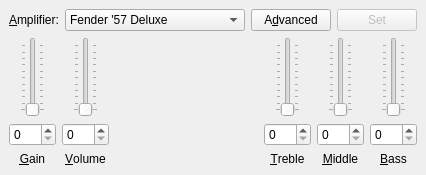
<?xml version="1.0" encoding="UTF-8"?>
<ui version="4.0">
 <class>Amplifier</class>
 <widget class="QMainWindow" name="Amplifier">
  <property name="geometry">
   <rect>
    <x>0</x>
    <y>0</y>
    <width>400</width>
    <height>175</height>
   </rect>
  </property>
  <property name="windowTitle">
   <string>Amplifier</string>
  </property>
  <property name="accessibleName">
   <string>Amplifier's settings window</string>
  </property>
  <property name="accessibleDescription">
   <string>Allows you to set amplifier's settings</string>
  </property>
  <widget class="QWidget" name="centralwidget">
   <layout class="QVBoxLayout" name="verticalLayout_6">
    <item>
     <layout class="QHBoxLayout" name="horizontalLayout_2">
      <item>
       <widget class="QLabel" name="label_6">
        <property name="text">
         <string>&amp;Amplifier:</string>
        </property>
        <property name="buddy">
         <cstring>comboBox</cstring>
        </property>
       </widget>
      </item>
      <item>
       <widget class="QComboBox" name="comboBox">
        <property name="sizePolicy">
         <sizepolicy hsizetype="MinimumExpanding" vsizetype="Fixed">
          <horstretch>0</horstretch>
          <verstretch>0</verstretch>
         </sizepolicy>
        </property>
        <property name="minimumSize">
         <size>
          <width>180</width>
          <height>0</height>
         </size>
        </property>
        <property name="accessibleName">
         <string>Amplifier</string>
        </property>
        <property name="accessibleDescription">
         <string>Allows you to choose amplifier to emulate</string>
        </property>
        <property name="maxVisibleItems">
         <number>12</number>
        </property>
        <item>
         <property name="text">
          <string>Fender '57 Deluxe</string>
         </property>
        </item>
        <item>
         <property name="text">
          <string>Fender '59 Bassman</string>
         </property>
        </item>
        <item>
         <property name="text">
          <string>Fender '57 Champ</string>
         </property>
        </item>
        <item>
         <property name="text">
          <string>Fender '65 Deluxe Reverb</string>
         </property>
        </item>
        <item>
         <property name="text">
          <string>Fender '65 Princeton</string>
         </property>
        </item>
        <item>
         <property name="text">
          <string>Fender '65 Twin Reverb</string>
         </property>
        </item>
        <item>
         <property name="text">
          <string>Fender Super-Sonic</string>
         </property>
        </item>
        <item>
         <property name="text">
          <string>British 60's</string>
         </property>
        </item>
        <item>
         <property name="text">
          <string>British 70's</string>
         </property>
        </item>
        <item>
         <property name="text">
          <string>British 80's</string>
         </property>
        </item>
        <item>
         <property name="text">
          <string>American 90's</string>
         </property>
        </item>
        <item>
         <property name="text">
          <string>Metal 2000</string>
         </property>
        </item>
       </widget>
      </item>
      <item>
       <spacer name="horizontalSpacer_2">
        <property name="orientation">
         <enum>Qt::Horizontal</enum>
        </property>
        <property name="sizeHint" stdset="0">
         <size>
          <width>40</width>
          <height>20</height>
         </size>
        </property>
       </spacer>
      </item>
      <item>
       <widget class="QPushButton" name="advancedButton">
        <property name="accessibleName">
         <string>Advanced button</string>
        </property>
        <property name="accessibleDescription">
         <string>Opens window winth advanced settings</string>
        </property>
        <property name="text">
         <string>A&amp;dvanced</string>
        </property>
       </widget>
      </item>
      <item>
       <widget class="QPushButton" name="setButton">
        <property name="enabled">
         <bool>false</bool>
        </property>
        <property name="sizePolicy">
         <sizepolicy hsizetype="Expanding" vsizetype="Fixed">
          <horstretch>0</horstretch>
          <verstretch>0</verstretch>
         </sizepolicy>
        </property>
        <property name="accessibleName">
         <string>Set button</string>
        </property>
        <property name="accessibleDescription">
         <string>Sends changes to the amplifier</string>
        </property>
        <property name="text">
         <string>Set</string>
        </property>
        <property name="shortcut">
         <string>Return</string>
        </property>
       </widget>
      </item>
     </layout>
    </item>
    <item>
     <layout class="QHBoxLayout" name="horizontalLayout">
      <item>
       <layout class="QVBoxLayout" name="verticalLayout">
        <item alignment="Qt::AlignHCenter">
         <widget class="QSlider" name="dial">
          <property name="accessibleName">
           <string>Gain dial</string>
          </property>
          <property name="accessibleDescription">
           <string>Allows you to choose gain level</string>
          </property>
          <property name="maximum">
           <number>255</number>
          </property>
          <property name="tickPosition">
           <enum>QSlider::TicksBothSides</enum>
          </property>
          <property name="tickInterval">
           <number>25</number>
          </property>
          <property name="notchTarget" stdset="0">
           <double>12.750000000000000</double>
          </property>
          <property name="notchesVisible" stdset="0">
           <bool>true</bool>
          </property>
         </widget>
        </item>
        <item>
         <widget class="QSpinBox" name="spinBox">
          <property name="accessibleName">
           <string>Gain box</string>
          </property>
          <property name="accessibleDescription">
           <string>Allows you to precisely enter the level of gain</string>
          </property>
          <property name="maximum">
           <number>255</number>
          </property>
         </widget>
        </item>
        <item>
         <widget class="QLabel" name="label">
          <property name="text">
           <string>&amp;Gain</string>
          </property>
          <property name="alignment">
           <set>Qt::AlignCenter</set>
          </property>
          <property name="buddy">
           <cstring>spinBox</cstring>
          </property>
         </widget>
        </item>
       </layout>
      </item>
      <item>
       <layout class="QVBoxLayout" name="verticalLayout_2">
        <item alignment="Qt::AlignHCenter">
         <widget class="QSlider" name="dial_2">
          <property name="accessibleName">
           <string>Volume dial</string>
          </property>
          <property name="accessibleDescription">
           <string>Allows you to choose volume level</string>
          </property>
          <property name="maximum">
           <number>255</number>
          </property>
          <property name="tickPosition">
           <enum>QSlider::TicksBothSides</enum>
          </property>
          <property name="tickInterval">
           <number>25</number>
          </property>
          <property name="notchTarget" stdset="0">
           <double>12.750000000000000</double>
          </property>
          <property name="notchesVisible" stdset="0">
           <bool>true</bool>
          </property>
         </widget>
        </item>
        <item>
         <widget class="QSpinBox" name="spinBox_2">
          <property name="accessibleName">
           <string>Volume box</string>
          </property>
          <property name="accessibleDescription">
           <string>Allows you to precisely enter the level of volume</string>
          </property>
          <property name="maximum">
           <number>255</number>
          </property>
         </widget>
        </item>
        <item>
         <widget class="QLabel" name="label_2">
          <property name="text">
           <string>&amp;Volume</string>
          </property>
          <property name="alignment">
           <set>Qt::AlignCenter</set>
          </property>
          <property name="buddy">
           <cstring>spinBox_2</cstring>
          </property>
         </widget>
        </item>
       </layout>
      </item>
      <item>
       <spacer name="horizontalSpacer">
        <property name="orientation">
         <enum>Qt::Horizontal</enum>
        </property>
        <property name="sizeHint" stdset="0">
         <size>
          <width>40</width>
          <height>20</height>
         </size>
        </property>
       </spacer>
      </item>
      <item>
       <layout class="QVBoxLayout" name="verticalLayout_3">
        <item alignment="Qt::AlignHCenter">
         <widget class="QSlider" name="dial_3">
          <property name="accessibleName">
           <string>Treble dial</string>
          </property>
          <property name="accessibleDescription">
           <string>Allows you to choose treble level</string>
          </property>
          <property name="maximum">
           <number>255</number>
          </property>
          <property name="tickPosition">
           <enum>QSlider::TicksBothSides</enum>
          </property>
          <property name="tickInterval">
           <number>25</number>
          </property>
          <property name="notchTarget" stdset="0">
           <double>12.750000000000000</double>
          </property>
          <property name="notchesVisible" stdset="0">
           <bool>true</bool>
          </property>
         </widget>
        </item>
        <item>
         <widget class="QSpinBox" name="spinBox_3">
          <property name="accessibleName">
           <string>Treble box</string>
          </property>
          <property name="accessibleDescription">
           <string>Allows you to precisely enter the level of treble</string>
          </property>
          <property name="maximum">
           <number>255</number>
          </property>
         </widget>
        </item>
        <item>
         <widget class="QLabel" name="label_3">
          <property name="text">
           <string>&amp;Treble</string>
          </property>
          <property name="alignment">
           <set>Qt::AlignCenter</set>
          </property>
          <property name="buddy">
           <cstring>spinBox_3</cstring>
          </property>
         </widget>
        </item>
       </layout>
      </item>
      <item>
       <layout class="QVBoxLayout" name="verticalLayout_4">
        <item alignment="Qt::AlignHCenter">
         <widget class="QSlider" name="dial_4">
          <property name="accessibleName">
           <string>Middle tones dial</string>
          </property>
          <property name="accessibleDescription">
           <string>Allows you to choose middle tones level</string>
          </property>
          <property name="maximum">
           <number>255</number>
          </property>
          <property name="tickPosition">
           <enum>QSlider::TicksBothSides</enum>
          </property>
          <property name="tickInterval">
           <number>25</number>
          </property>
          <property name="notchTarget" stdset="0">
           <double>12.750000000000000</double>
          </property>
          <property name="notchesVisible" stdset="0">
           <bool>true</bool>
          </property>
         </widget>
        </item>
        <item>
         <widget class="QSpinBox" name="spinBox_4">
          <property name="accessibleName">
           <string>Middle tones box</string>
          </property>
          <property name="accessibleDescription">
           <string>Allows you to precisely enter the level of middle tones</string>
          </property>
          <property name="maximum">
           <number>255</number>
          </property>
         </widget>
        </item>
        <item>
         <widget class="QLabel" name="label_4">
          <property name="text">
           <string>&amp;Middle</string>
          </property>
          <property name="alignment">
           <set>Qt::AlignCenter</set>
          </property>
          <property name="buddy">
           <cstring>spinBox_4</cstring>
          </property>
         </widget>
        </item>
       </layout>
      </item>
      <item>
       <layout class="QVBoxLayout" name="verticalLayout_5">
        <item alignment="Qt::AlignHCenter">
         <widget class="QSlider" name="dial_5">
          <property name="accessibleName">
           <string>Bass dial</string>
          </property>
          <property name="accessibleDescription">
           <string>Allows you to choose the bass level</string>
          </property>
          <property name="maximum">
           <number>255</number>
          </property>
          <property name="tickPosition">
           <enum>QSlider::TicksBothSides</enum>
          </property>
          <property name="tickInterval">
           <number>25</number>
          </property>
          <property name="notchTarget" stdset="0">
           <double>12.750000000000000</double>
          </property>
          <property name="notchesVisible" stdset="0">
           <bool>true</bool>
          </property>
         </widget>
        </item>
        <item>
         <widget class="QSpinBox" name="spinBox_5">
          <property name="accessibleName">
           <string>Bass box</string>
          </property>
          <property name="accessibleDescription">
           <string>Allows you to precisely enter the level of bass</string>
          </property>
          <property name="maximum">
           <number>255</number>
          </property>
         </widget>
        </item>
        <item>
         <widget class="QLabel" name="label_5">
          <property name="text">
           <string>&amp;Bass</string>
          </property>
          <property name="alignment">
           <set>Qt::AlignCenter</set>
          </property>
          <property name="buddy">
           <cstring>spinBox_5</cstring>
          </property>
         </widget>
        </item>
       </layout>
      </item>
     </layout>
    </item>
   </layout>
  </widget>
 </widget>
 <resources/>
 <connections>
  <connection>
   <sender>dial</sender>
   <signal>valueChanged(int)</signal>
   <receiver>spinBox</receiver>
   <slot>setValue(int)</slot>
   <hints>
    <hint type="sourcelabel">
     <x>89</x>
     <y>87</y>
    </hint>
    <hint type="destinationlabel">
     <x>89</x>
     <y>115</y>
    </hint>
   </hints>
  </connection>
  <connection>
   <sender>spinBox</sender>
   <signal>valueChanged(int)</signal>
   <receiver>dial</receiver>
   <slot>setValue(int)</slot>
   <hints>
    <hint type="sourcelabel">
     <x>89</x>
     <y>115</y>
    </hint>
    <hint type="destinationlabel">
     <x>89</x>
     <y>83</y>
    </hint>
   </hints>
  </connection>
  <connection>
   <sender>dial_2</sender>
   <signal>valueChanged(int)</signal>
   <receiver>spinBox_2</receiver>
   <slot>setValue(int)</slot>
   <hints>
    <hint type="sourcelabel">
     <x>178</x>
     <y>88</y>
    </hint>
    <hint type="destinationlabel">
     <x>178</x>
     <y>115</y>
    </hint>
   </hints>
  </connection>
  <connection>
   <sender>spinBox_2</sender>
   <signal>valueChanged(int)</signal>
   <receiver>dial_2</receiver>
   <slot>setValue(int)</slot>
   <hints>
    <hint type="sourcelabel">
     <x>178</x>
     <y>115</y>
    </hint>
    <hint type="destinationlabel">
     <x>178</x>
     <y>88</y>
    </hint>
   </hints>
  </connection>
  <connection>
   <sender>dial_3</sender>
   <signal>valueChanged(int)</signal>
   <receiver>spinBox_3</receiver>
   <slot>setValue(int)</slot>
   <hints>
    <hint type="sourcelabel">
     <x>205</x>
     <y>88</y>
    </hint>
    <hint type="destinationlabel">
     <x>207</x>
     <y>115</y>
    </hint>
   </hints>
  </connection>
  <connection>
   <sender>spinBox_3</sender>
   <signal>valueChanged(int)</signal>
   <receiver>dial_3</receiver>
   <slot>setValue(int)</slot>
   <hints>
    <hint type="sourcelabel">
     <x>253</x>
     <y>115</y>
    </hint>
    <hint type="destinationlabel">
     <x>251</x>
     <y>88</y>
    </hint>
   </hints>
  </connection>
  <connection>
   <sender>dial_4</sender>
   <signal>valueChanged(int)</signal>
   <receiver>spinBox_4</receiver>
   <slot>setValue(int)</slot>
   <hints>
    <hint type="sourcelabel">
     <x>89</x>
     <y>197</y>
    </hint>
    <hint type="destinationlabel">
     <x>89</x>
     <y>224</y>
    </hint>
   </hints>
  </connection>
  <connection>
   <sender>spinBox_4</sender>
   <signal>valueChanged(int)</signal>
   <receiver>dial_4</receiver>
   <slot>setValue(int)</slot>
   <hints>
    <hint type="sourcelabel">
     <x>89</x>
     <y>224</y>
    </hint>
    <hint type="destinationlabel">
     <x>89</x>
     <y>197</y>
    </hint>
   </hints>
  </connection>
  <connection>
   <sender>dial_5</sender>
   <signal>valueChanged(int)</signal>
   <receiver>spinBox_5</receiver>
   <slot>setValue(int)</slot>
   <hints>
    <hint type="sourcelabel">
     <x>178</x>
     <y>197</y>
    </hint>
    <hint type="destinationlabel">
     <x>178</x>
     <y>224</y>
    </hint>
   </hints>
  </connection>
  <connection>
   <sender>spinBox_5</sender>
   <signal>valueChanged(int)</signal>
   <receiver>dial_5</receiver>
   <slot>setValue(int)</slot>
   <hints>
    <hint type="sourcelabel">
     <x>178</x>
     <y>224</y>
    </hint>
    <hint type="destinationlabel">
     <x>178</x>
     <y>197</y>
    </hint>
   </hints>
  </connection>
 </connections>
</ui>
